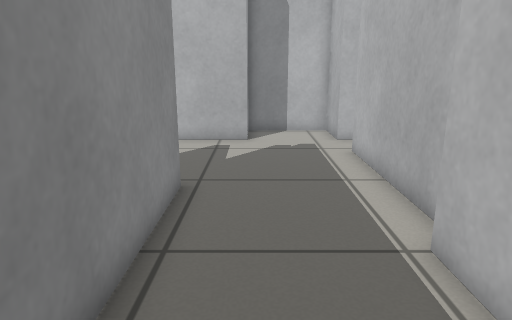
[1] (above)

13 first-person views from a walk through a Gazebo world. The camera is 0.73 m above the floor, tilts 14° down and sees 70° across. The floor is counted in squares, 0.25 m on a side. Each view is taken from the middle of a square. On the plan, view 1 faces up. The plan holds only what a view shows up to about 20 squares ahead; the rest is blank.

[2]
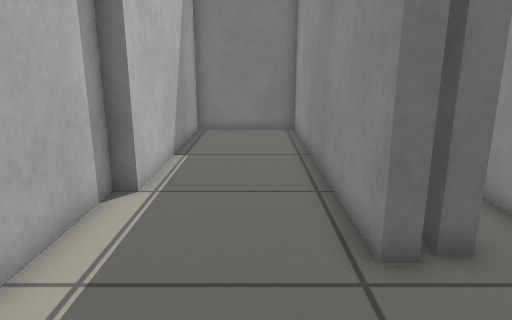

[3]
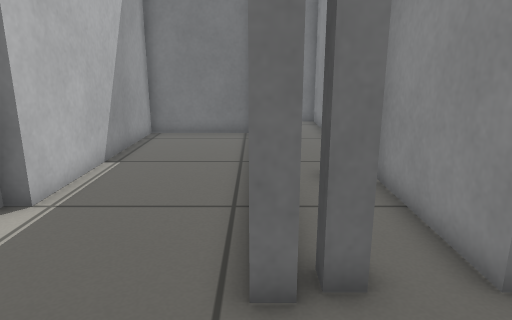

[4]
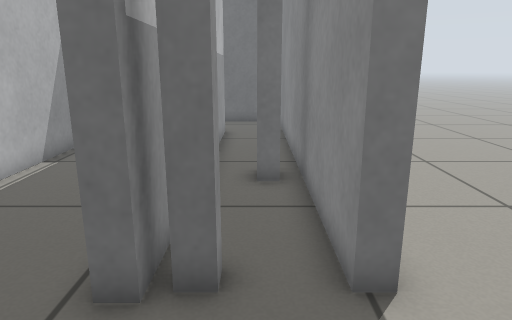

[5]
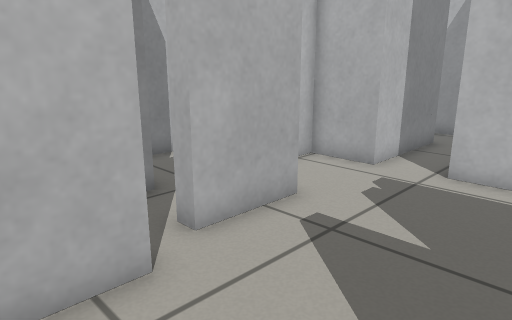

[6]
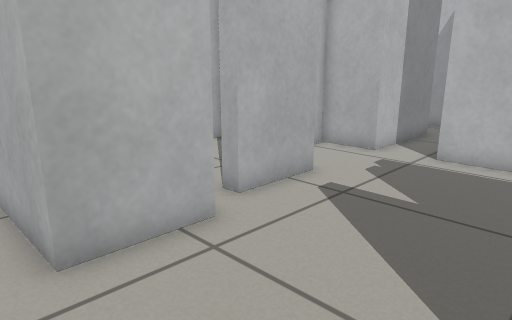

[7]
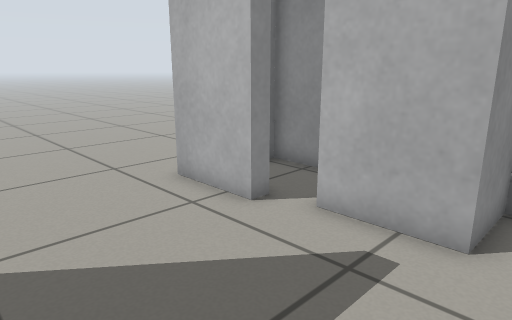

[8]
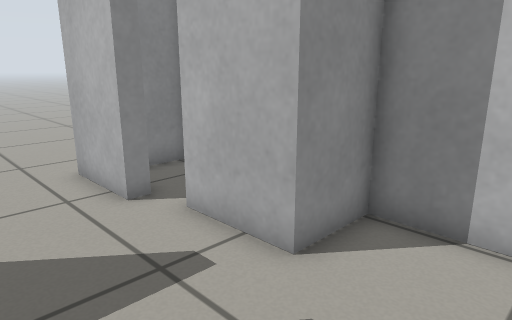

[9]
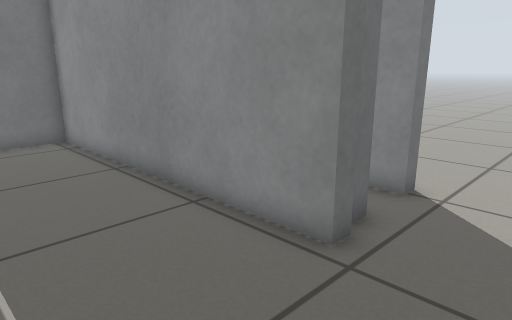

[10]
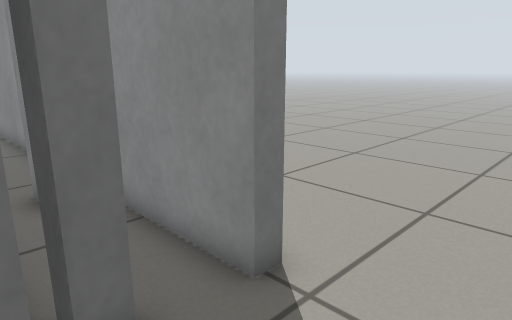

[11]
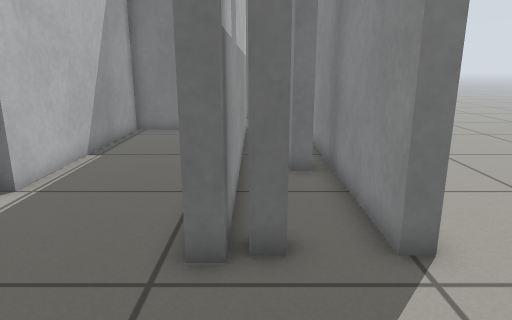

[12]
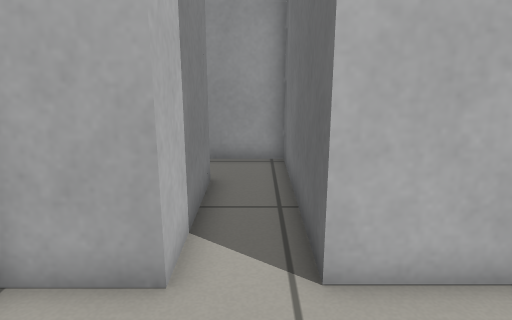

[13]
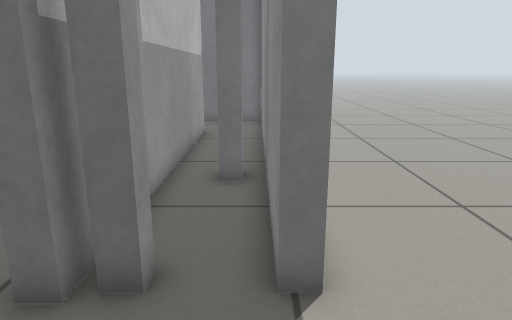

### Floor plan
Points are (right, up) in squares from view 1. A wall is a line through its corners. A room is listed if a view was taken in it or the views show most of it. See-through windows are left out.
Room 1 (views 1, 2, 7, 8, 9, 12)
walls: (-1.9, 8.9) (-1.9, -3.9) (2.9, -3.9) (2.9, 5.5) (3.5, 5.5) (3.5, 13.1) (10.8, 13.1) (10.8, 16.1); (-2.9, 8.7) (-2.9, 8); (8.5, 15.2) (3.5, 15.2) (3.5, 17.6) (-0.4, 17.6) (-0.4, 15.2) (-1.4, 15.2)
ways out: opening at (-2.5, 12) to room 2
Room 2 (views 3, 4, 10, 11)
walls: (-4.6, 3.7) (-4, 3.7) (-4, 2.6); (-2.5, -4.5) (-2.5, 8.9) (-1.9, 8.9); (-3.4, 8) (-3.4, 8.7) (-2.9, 8.7); (-5.3, 8.7) (-5.3, -7.7) (-2, -7.7); (-4.7, 15.1) (-4.7, 14.5); (-1.4, 15.2) (-3.4, 15.2)
ways out: opening at (-2.5, 12) to room 1; opening at (-5.5, 11.5) to room 3; opening at (-4, 15) to room 4
Room 3 (views 5, 6, 13)
walls: (-6, 8.7) (-5.3, 8.7); (-4.7, 14.5) (-7.7, 14.5)
ways out: opening at (-5.5, 11.5) to room 2; opening at (-9, 14)
Room 4 (no view inside)
walls: (-5.1, 17.9) (-7.1, 17.9) (-7.1, 16.4); (-3.4, 15.2) (-3.4, 15.9)
ways out: opening at (-4, 15) to room 2; opening at (-3, 17)

Positions as (right, up) in squares from view 1, and headings:
1: (0, 0), facing up
2: (0, 14), facing down
3: (-2, 13), facing down
4: (-4, 13), facing down
5: (-7, 10), facing up-right
6: (-9, 9), facing up-right
7: (1, 9), facing up-left
8: (3, 11), facing up-left
9: (3, 12), facing down-left
10: (-2, 12), facing down-left
11: (-3, 14), facing down
12: (-1, 14), facing right
13: (-5, 13), facing down
